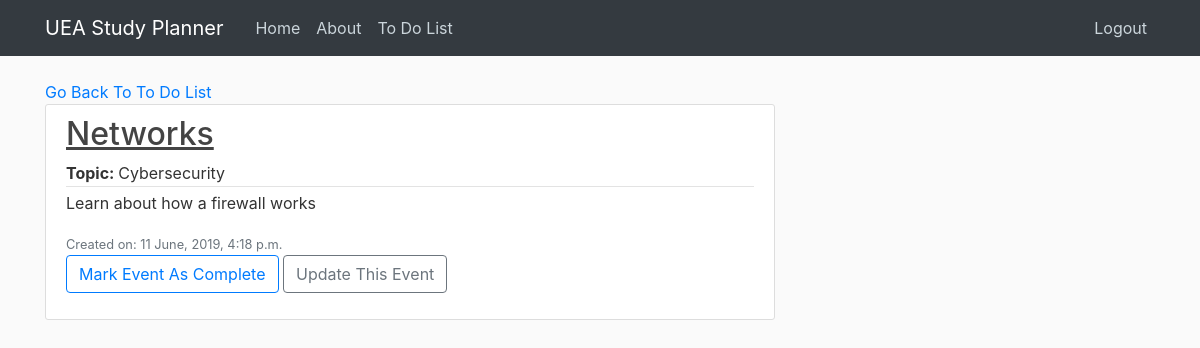
Page /todo/17/ (signed in) on the committed database.
### users/models.py (models this page shows, shortened)
class ToDo(models.Model):
	module_title = models.CharField(max_length=30)
	topic = models.CharField(max_length=30)
	date_created = models.DateTimeField(auto_now_add=True)
	author = models.ForeignKey(User, on_delete=models.CASCADE)
	notes = models.TextField()

### users/views.py (the view)
# urls.py: path('todo/<int:pk>/', ToDoDetailView.as_view(), name="todo_detail"),
class ToDoDetailView(LoginRequiredMixin, DetailView):
	model = ToDo

### users/templates/users/todo_detail.html (shortened to what this page needs)
{% extends "home_page/base.html" %}
{% block content %}
    <a href="{% url 'todo' %}"> Go Back To To Do List </a>
    <article class="media content-section">
      <div class="media-body">
        <div class="article-metadata">
        <h2 class="article-title">
        	<u>{{ object.module_title }}</u>
        </h2>
          <a class="text-center"><b>Topic: </b>{{ object.topic }}</a>
        </div>
        <p class="article-content">{{ object.notes }}</p>
        <small class="text-muted">
        Created on:  {{ object.date_created|date:"d F, Y, P" }}
    	</small>
        <div class="form-group">
            <a class="btn btn-outline-primary" href="{% url 'todo_delete' todo.id %}">
            Mark Event As Complete
            </a>
            <a class="btn btn-outline-secondary" href="{% url 'todo_update' todo.id %}">
            Update This Event
            </a>
        </div>
    </article>
{% endblock content %}

### home_page/static/home_page/main.css (style rules this page uses)
body { background: #fafafa; color: #333333; margin-top: 5rem; }
h1, h2, h3, h4, h5, h6 { color: #444444; }
.content-section { background: #ffffff; padding: 10px 20px; border: 1px solid #dddddd; border-radius: 3px; margin-bottom: 20px; }
.article-title { color: #444444; }
.article-content { white-space: pre-line; }
.article-metadata { padding-bottom: 1px; margin-bottom: 4px; border-bottom: 1px solid #e3e3e3 }

### rows in the picture
ToDo: module_title "Networks", topic "Cybersecurity", notes "Learn about how a firewall works", date_created "11 June, 2019, 4:18 p.m."
